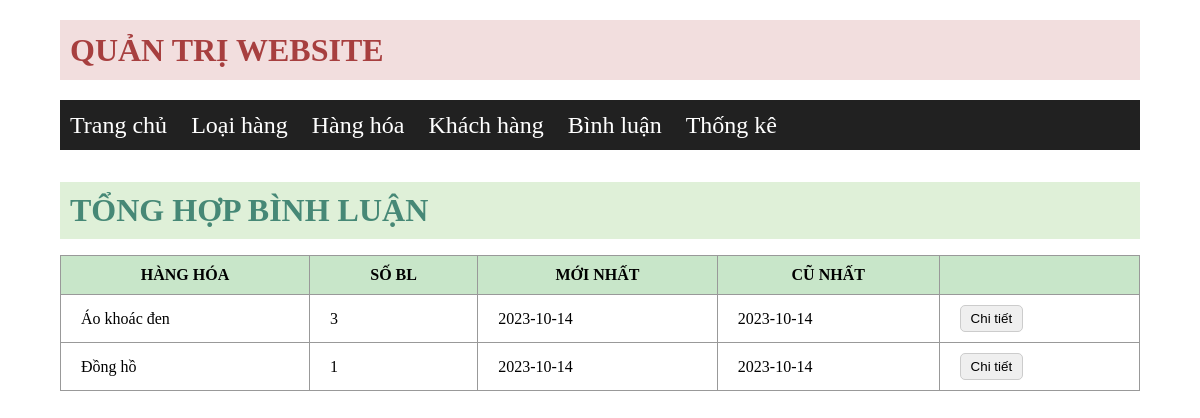
The page /kenshop/admin/index.php?act=dsbl on the database its author committed.
### tables this page shows
CREATE TABLE `hang_hoa` (
  `ma_hh` int(11) NOT NULL,
  `ten_hh` varchar(50) NOT NULL,
  `don_gia` float NOT NULL,
  `giam_gia` float DEFAULT NULL,
  `hinh` varchar(50) NOT NULL,
  `mo_ta` varchar(1000) NOT NULL,
  `so_luot_xem` int(50) NOT NULL,
  `ma_loai` int(50) NOT NULL
);

### kenshop/model/pdo.php (called while the page is built, shortened)
<?php
function pdo_get_connection(){
    $dburl = "mysql:host=localhost;dbname=kenshop;charset=utf8";
    $username = 'root';
    $password = '';
    $conn = new PDO($dburl, $username, $password);
    $conn->setAttribute(PDO::ATTR_ERRMODE, PDO::ERRMODE_EXCEPTION);
    return $conn;
}
function pdo_query($sql){
    $sql_args = array_slice(func_get_args(), 1);
    try{
        $conn = pdo_get_connection();
        $stmt = $conn->prepare($sql);
        $stmt->execute($sql_args);
        $rows = $stmt->fetchAll();
        return $rows;
    }
    catch(PDOException $e){
        throw $e;
    }
    finally{
        unset($conn);
    }
}

### kenshop/model/thong-ke.php (called while the page is built, shortened)
<?php
require_once 'pdo.php';
function thong_ke_binh_luan(){
    $sql = "SELECT hh.ma_hh, hh.ten_hh,"
            . " COUNT(*) so_luong,"
            . " MIN(bl.ngay_bl) cu_nhat,"
            . " MAX(bl.ngay_bl) moi_nhat"
            . " FROM binh_luan bl "
            . " JOIN hang_hoa hh ON hh.ma_hh=bl.ma_hh "
            . " GROUP BY hh.ma_hh, hh.ten_hh"
            . " HAVING so_luong > 0";
    return pdo_query($sql);
}

### kenshop/admin/binhluan/list.php (the view)
    <div class="banner">
        <h1>TỔNG HỢP BÌNH LUẬN</h1>
        <table border="0">
            <tr>
                <th>HÀNG HÓA</th>
                <th>SỐ BL</th>
                <th>MỚI NHẤT</th>
                <th>CŨ NHẤT</th>
                <th></th>
            </tr>
            <?php
                foreach ($listbl as $bl){
                extract($bl);
                $detail = "index.php?act=ctbl&ma_hh=".$ma_hh;
                echo '
                <tr>
                <td>'.$ten_hh.'</td>
                <td>'.$so_luong.'</td>
                <td>'.$cu_nhat.'</td>
                <td>'.$moi_nhat.'</td>
                <td><button class="details"><a href="'.$detail.'">Chi tiết</a></button></td>
                </tr>
                ';
                }
            ?>
        </table>
    </div>
</body>
</html>

### kenshop/content/css/styleadmin.css (style rules this page uses)
* { padding: 0; margin: 0; box-sizing: border-box; }
.banner { margin-top: 10px; margin-bottom: 10px; margin-top: 32px; }
.banner h1 { background-color: #DFF0D8; padding: 10px; color: #468876; margin-bottom: 16px; }
button { padding: 5px 10px; border-radius: 5px; border: 1px #CCC solid; }
a { text-decoration: none; color: black; }
table { width: 100%; border-collapse: collapse; margin-bottom: 10px; margin-top: 16px; }
table th { padding: 20px; background-color: #DFF0D8; }
td { padding: 10px 20px; border: 1px solid #999; }

### kenshop/admin/header.php (style rules this page uses)
table th { padding: 10px 20px; border: 1px solid #999; background-color: #c8e6c9; }

### rows shown on the page
hang_hoa: ten_hh "Áo khoác đen", so_luong "3", cu_nhat "2023-10-14", moi_nhat "2023-10-14"
hang_hoa: ten_hh "Đồng hồ", so_luong "1", cu_nhat "2023-10-14", moi_nhat "2023-10-14"
